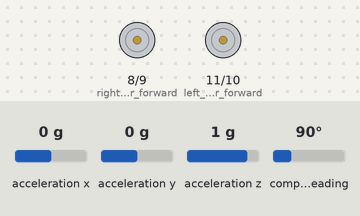
A sketch run on a simulated Arduino Uno, built with avr-gcc and run on an emulated ATmega328P. Shown: motor-driver pin pairs drawn as motors (green arrow = first pin HIGH = forward, orange = second pin HIGH = backward, longer = more drive, scaled by the enable pin). The test bench sets the inputs (shaded band); at power-on: acceleration x 0 g, acceleration y 0 g, acceleration z 1 g, compass heading 90°.

Above: at 0.1 s.
At 2.4 s:
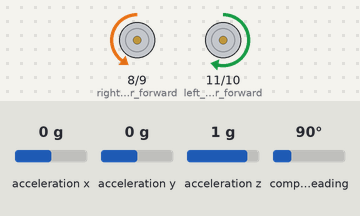
Timing chart, 0 to 3.9 s (numbered marks = the images above):
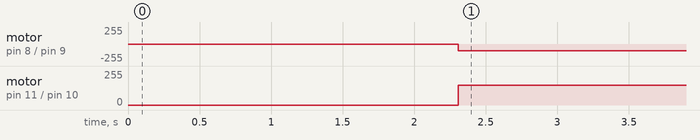

The sketch:

WWS_GRP2_LINEFOLLOWER_BT_LCD.ino
```cpp
/*******BNO LIBRARIES*************/
#include <Wire.h>
#include <Adafruit_Sensor.h>
#include <Adafruit_BNO055.h>
#include <utility/imumaths.h>

#define BNO055_SAMPLERATE_DELAY_MS (100)

Adafruit_BNO055 bno = Adafruit_BNO055(55);

/****************************/
/***************BLUETOOTH*************/
#include <SoftwareSerial.h>
SoftwareSerial BT(2,3);
/********************************/
float time1 = 0,time2 = 0;
#define angular_velocity  48.80
#define radius_of_wheel 3.50
#define pi 3.1415
volatile float x = 0, y = 0;
int count_BNO = 0;
/**************************************************************************/
/*
    Displays some basic information on this sensor from the unified
    sensor API sensor_t type (see Adafruit_Sensor for more information)
*/
/**************************************************************************/
void displaySensorDetails(void)
{
  sensor_t sensor;
  bno.getSensor(&sensor);
  BT.println("------------------------------------");
  BT.print  ("Sensor:       "); BT.println(sensor.name);
  BT.print  ("Driver Ver:   "); BT.println(sensor.version);
  BT.print  ("Unique ID:    "); BT.println(sensor.sensor_id);
  BT.print  ("Max Value:    "); BT.print(sensor.max_value); BT.println(" xxx");
  BT.print  ("Min Value:    "); BT.print(sensor.min_value); BT.println(" xxx");
  BT.print  ("Resolution:   "); BT.print(sensor.resolution); BT.println(" xxx");
  BT.println("------------------------------------");
  BT.println("");
  delay(500);
}

void displayCalStatus(void)
{
  uint8_t system, gyro, accel, mag;
  system = gyro = accel = mag = 0;
  bno.getCalibration(&system, &gyro, &accel, &mag);
}


/**************************************************************************/
/*
    Display some basic info about the sensor status
*/
/**************************************************************************/
void displaySensorStatus(void)
{
  /* Get the system status values (mostly for debugging purposes) */
  uint8_t system_status, self_test_results, system_error;
  system_status = self_test_results = system_error = 0;
  bno.getSystemStatus(&system_status, &self_test_results, &system_error);

  /* Display the results in the BT Monitor */
  BT.println("");
  BT.print("System Status: 0x");
  BT.println(system_status, HEX);
  BT.print("Self Test:     0x");
  BT.println(self_test_results, HEX);
  BT.print("System Error:  0x");
  BT.println(system_error, HEX);
  BT.println("");
  delay(500);
}

/************ DEFINING LDR INPUT PINS***************/
int LDR_left[8];

void LDR_ARRAY_INIT() {
  int i,j = 0;
  for (i = 38; i <= 52 ; i = i+2)
  {
    LDR_left[j] = i;
  pinMode(LDR_left[j], INPUT);      // set pin to input
  digitalWrite(LDR_left[j], HIGH);       // turn on pullup resistors
  j++;
  }

}
/************************/

/********* DEFINING L293D PINS ****************/
const int enable_left_motor = 4;
const int enable_right_motor = 5;
const int left_motor_forward = 11;
const int left_motor_backward = 10;
const int right_motor_forward = 8;
const int right_motor_backward = 9;

void L293D_INIT(){
  pinMode(enable_left_motor, OUTPUT);      // set pin to output
  pinMode(enable_right_motor, OUTPUT);      // set pin to output
  pinMode(left_motor_forward, OUTPUT);      // set pin to output
  pinMode(left_motor_backward, OUTPUT);      // set pin to output
  pinMode(right_motor_forward, OUTPUT);      // set pin to output
  pinMode(right_motor_backward, OUTPUT);      // set pin to output
  digitalWrite(enable_left_motor, HIGH);      //enabling left motor
  digitalWrite(enable_right_motor, HIGH);      //enabling right motor
}

void go_forward(){
  analogWrite(left_motor_forward, 150);
  analogWrite(right_motor_forward, 150);
  analogWrite(left_motor_backward, 0);
  analogWrite(right_motor_backward, 0);
}

void go_right(){
  analogWrite(left_motor_forward, 150);
  analogWrite(right_motor_forward, 0);
  analogWrite(left_motor_backward, 0);
  analogWrite(right_motor_backward, 100);
}

void go_left(){
  analogWrite(left_motor_forward, 0);
  analogWrite(right_motor_forward, 150);
  analogWrite(left_motor_backward, 100);
  analogWrite(right_motor_backward, 0);
}

void stop_motor(){
  analogWrite(left_motor_forward, 0);
  analogWrite(right_motor_forward, 0);
  analogWrite(left_motor_backward, 0);
  analogWrite(right_motor_backward, 0);
}
/**************************/

/*********TURNING DEVICE ON*********/

/*******************************/

void setup() {
  // put your setup code here, to run once:
  LDR_ARRAY_INIT();
  L293D_INIT();
  BT.begin(9600);
    BT.begin(9600);
  BT.println("Orientation Sensor Test"); BT.println("");

  /* Initialise the sensor */
  if(!bno.begin())
  {
    /* There was a problem detecting the BNO055 ... check your connections */
    BT.print("Ooops, no BNO055 detected ... Check your wiring or I2C ADDR!");
    while(1);
  }

  delay(1000);

  /* Display some basic information on this sensor */
  displaySensorDetails();

  /* Optional: Display current status */
  displaySensorStatus();
  pinMode (13,INPUT);
  bno.setExtCrystalUse(true);
  }

void loop() {
 // while(digitalRead(13)!= HIGH); //waits till pin13 becomes high
  int d = 1,e,f;
  while(d == 1){
  // put your main code here, to run repeatedly:
  int LDR_STATE[8];
  int i;
  for (i = 0; i < 8; i++)
  {
    LDR_STATE[i] = digitalRead(LDR_left[i]);
  }
/***RUNNING FORWARD***/
  if ((LDR_STATE[0] == HIGH)&&(LDR_STATE[1] == HIGH)&&(LDR_STATE[2] == HIGH)&&(LDR_STATE[3] == HIGH)&&(LDR_STATE[4] == HIGH)&&(LDR_STATE[5] == HIGH)&&(LDR_STATE[6] == HIGH)&&(LDR_STATE[7] == HIGH)){
    stop_motor();
  }
  else if ((LDR_STATE[0] == HIGH)&&(LDR_STATE[1] == HIGH)&&(LDR_STATE[2] == HIGH)&&(LDR_STATE[3] == LOW)&&(LDR_STATE[4] == LOW)&&(LDR_STATE[5] == LOW)&&(LDR_STATE[6] == HIGH)&&(LDR_STATE[7] == HIGH)){
    go_forward();
  }
  else if ((LDR_STATE[0] == HIGH)&&(LDR_STATE[1] == HIGH)&&(LDR_STATE[2] == LOW)&&(LDR_STATE[3] == LOW)&&(LDR_STATE[4] == LOW)&&(LDR_STATE[5] == HIGH)&&(LDR_STATE[6] == HIGH)&&(LDR_STATE[7] == HIGH)){
    go_forward();
  }
  else if ((LDR_STATE[7] == HIGH)&&((LDR_STATE[6] == LOW)||(LDR_STATE[5] == LOW))&&(LDR_STATE[0] == HIGH)){
        go_right();
      }
  else if ((LDR_STATE[7] == HIGH)&&((LDR_STATE[1] == LOW)||(LDR_STATE[2] == LOW))&&(LDR_STATE[0] == HIGH)){
        go_left();
      }
  else if ((LDR_STATE[0] == HIGH)&&(LDR_STATE[1] == HIGH)&&(LDR_STATE[6] == HIGH)&&(LDR_STATE[7] == HIGH)){
    if ((LDR_STATE[3] == LOW)||(LDR_STATE[4] == LOW)){
      go_forward();
    }
    }
  else if (LDR_STATE[7] == HIGH){
    if (LDR_STATE[2] == LOW){
      if ((LDR_STATE[6] == HIGH)&&(LDR_STATE[5] == HIGH)&&(LDR_STATE[4] == HIGH)){
      go_left();
      }
      else if ((LDR_STATE[1] == LOW)&&(LDR_STATE[6] == HIGH)){
        go_left();
      }
      }
      else if ((LDR_STATE[0] == LOW)){
        go_left();
      }
      else if ((LDR_STATE[0] == HIGH)&&(LDR_STATE[1] == LOW) &&(LDR_STATE[2] == HIGH)){
        go_left();
      }
  }
  else if (LDR_STATE[0] == HIGH){
    if (LDR_STATE[5] == LOW){
      if ((LDR_STATE[1] == HIGH)&&(LDR_STATE[2] == HIGH)&&(LDR_STATE[3] == HIGH)){
      go_right();
      }
      else if ((LDR_STATE[6] == LOW)&&(LDR_STATE[1] == HIGH)){
        go_right();
      }
      }
      else if (LDR_STATE[7] == LOW){
        go_right();
      }

  }
  else if ((LDR_STATE[7] == HIGH)&&(LDR_STATE[6] == LOW) &&(LDR_STATE[5] == HIGH)&&(LDR_STATE[0] == HIGH)){
        go_right();
      }
  if ((millis() - time1) > BNO055_SAMPLERATE_DELAY_MS){
    displayCalStatus();
    time2 = millis() - time1;
    time1 = millis();
  sensors_event_t event;
  bno.getEvent(&event);
  static float a = event.orientation.x,b = event.orientation.x,c = event.orientation.x;
  BT.print(event.orientation.x, 4);
  b = event.orientation.x;
  if (e < 5){
  if ((event.orientation.x - a) > 20.00) {
    e++;
    if (e == 5){
      f = 1;
    }
  }
  else if ((a - event.orientation.x) > 20.00){
    e++;
    if (e == 5){
      f = 2;
    }
  }
  }
  if (f == 1){
    if((c - event.orientation.x) > 1.00);
  }
  double sine = sin((PI*b)/180.00);
  double cosine = cos((PI*b)/180.00);
  if(count_BNO >0)
  {
  x = x + (time2*angular_velocity*PI*2.0*radius_of_wheel*sine)/60000.00;
  y = y + (time2*angular_velocity*PI*2.0*radius_of_wheel*cosine)/60000.00;
  }
  count_BNO++;
  BT.print(",");
  //BT.print("X:");
  BT.print(x);
  BT.print(",");
  //BT.print("Y:");
  BT.print(y);
  BT.print(",");
  BT.println(time2);
  }
  }
}
```

Measured:
- by itself, motor on pin 8 (right_motor_forward) / pin 9 (right_motor_backward): stopped → backward 100/255 at 2.3 s
- by itself, motor on pin 11 (left_motor_forward) / pin 10 (left_motor_backward): stopped → forward 150/255 at 2.3 s
